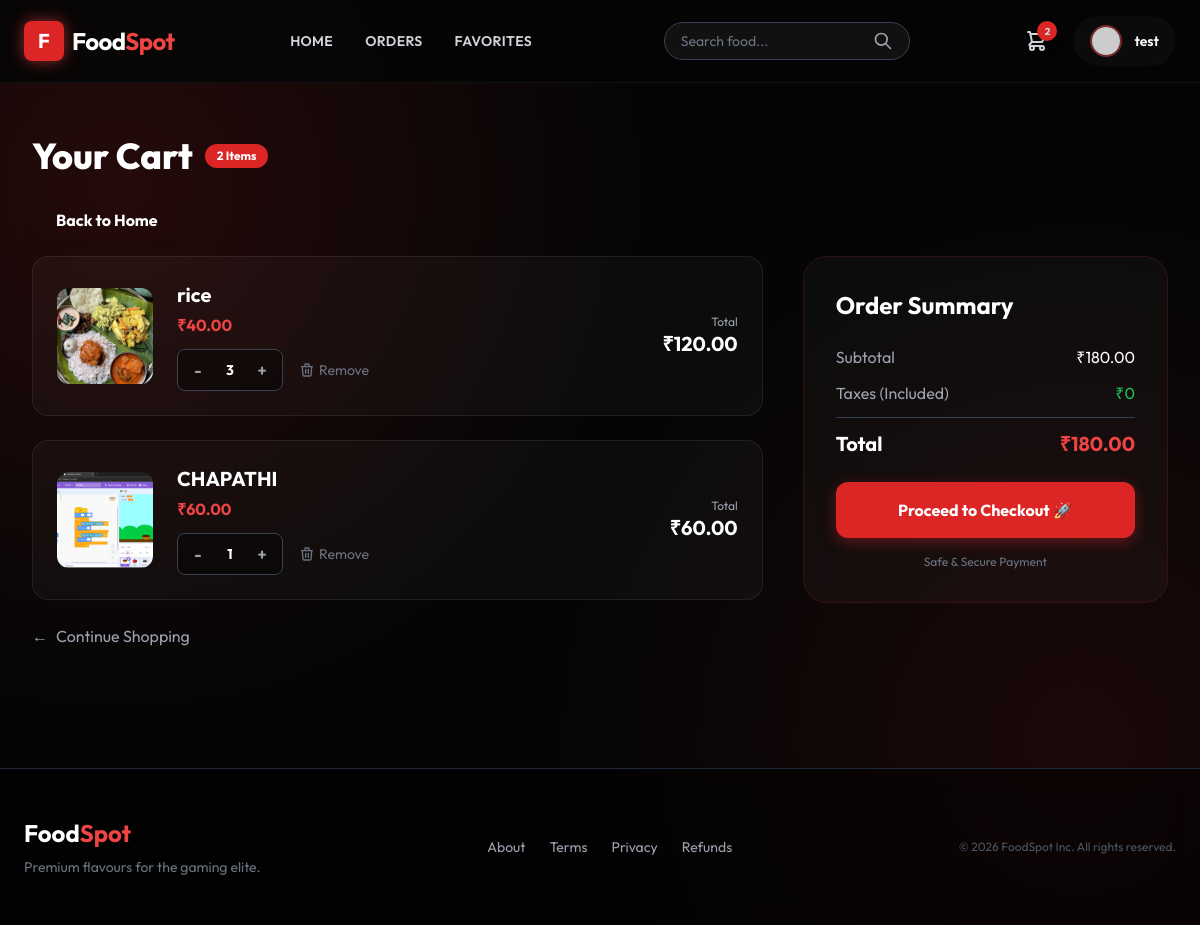
Screenshot of /cart/ (signed in) with the database file from the repository.
### menu/models.py (models this page shows, shortened)
class Cart(models.Model):
    item = models.ForeignKey(Product, on_delete=models.CASCADE)
    user = models.ForeignKey(User, on_delete=models.CASCADE)
    qty = models.IntegerField(null=False, default=1)
    date = models.DateTimeField(auto_now_add=True)
    def total_price(self):
        return self.qty * self.item.selling_price

class Product(models.Model):
    category = models.ForeignKey(Category, on_delete=models.CASCADE)
    name = models.CharField(max_length=150, null=False, blank=False)
    product_image = models.ImageField(upload_to='images', null=True, blank=True)
    quantity = models.IntegerField(null=False, blank=False, default=0)
    original_price = models.DecimalField(max_digits=10, decimal_places=2, null=False)
    selling_price = models.DecimalField(max_digits=10, decimal_places=2, null=False)
    description = models.TextField(max_length=300, null=False)
    is_veg = models.BooleanField(default=False)

### menu/views.py (the view)
# urls.py: path("cart/", CartView.as_view(), name="cart"),
@method_decorator(signin_required, name="dispatch")
@method_decorator(never_cache, name="dispatch")
class CartView(View):
    def get(self, request):
        cart_items = Cart.objects.filter(user=request.user)
        total = sum(item.item.selling_price * item.qty for item in cart_items)
        return render(request, "menu/cart.html", {
            "data": cart_items,
            "total_price": total
        })

### menu/views.py (called while the page is built)
def signin_required(fn):
    def wrapper(request, *args, **kwargs):
        if not request.user.is_authenticated:
            return redirect("login")
        return fn(request, *args, **kwargs)
    return wrapper

### menu/templates/menu/cart.html (shortened to what this page needs)
{% extends 'menu/base.html' %}
{% block content %}
<div class="max-w-6xl mx-auto py-10">
    <div class="flex items-center gap-3 mb-8">
        <h2 class="text-4xl font-extrabold text-white">Your Cart</h2>
        <span class="bg-red-600 text-white text-xs font-bold px-3 py-1 rounded-full">{{ data|length }} Items</span>
    </div>
     <a href="{% url 'home' %}"
            class="bg-white-600 hover:bg-red-700 text-white font-bold py-3 px-6 rounded-full shadow-lg transition transform hover:scale-105">
            Back to Home
        </a>
        <br>
        <br>
    {% if data %}
    <div class="flex flex-col lg:flex-row gap-10">
        <div class="lg:w-2/3 space-y-6">
            {% for item in data %}
            <div class="glass p-6 rounded-2xl flex items-center gap-6 relative group overflow-hidden">
                <div class="w-24 h-24 rounded-xl overflow-hidden flex-shrink-0">
                    {% if item.item.product_image %}
                    <img src="{{ item.item.product_image.url }}" class="w-full h-full object-cover">
                    {% else %}
                    <div class="w-full h-full bg-gray-800 flex items-center justify-center text-xs text-gray-500">No Img
                    </div>
                    {% endif %}
                </div>
                <div class="flex-grow">
                    <h3 class="text-xl font-bold text-white mb-1">{{ item.item.name }}</h3>
                    <p class="text-red-500 font-bold mb-3">₹{{ item.item.selling_price }}</p>
                    <div class="flex items-center gap-4">
                        <div class="flex items-center bg-black/40 rounded-lg p-1 border border-gray-700">
                            <form action="{% url 'decrease_qty' item.id %}" method="POST">
                                <button type="submit"
                                    class="w-8 h-8 flex items-center justify-center text-gray-400 hover:text-white transition font-bold">-</button>
                            </form>
                            <span class="w-8 text-center text-white font-bold text-sm">{{ item.qty }}</span>
                            <form action="{% url 'increase_qty' item.id %}" method="POST">
                                <button type="submit"
                                    class="w-8 h-8 flex items-center justify-center text-gray-400 hover:text-white transition font-bold">+</button>
                            </form>
                        </div>
                        <a href="{% url 'delete_cart' item.id %}"
                            class="text-gray-500 hover:text-red-500 transition text-sm flex items-center gap-1">
                            <svg xmlns="http://www.w3.org/2000/svg" class="h-4 w-4" fill="none" viewBox="0 0 24 24"
                                stroke="currentColor">
                                <path stroke-linecap="round" stroke-linejoin="round" stroke-width="2"
                                    d="M19 7l-.867 12.142A2 2 0 0116.138 21H7.862a2 2 0 01-1.995-1.858L5 7m5 4v6m4-6v6m1-10V4a1 1 0 00-1-1h-4a1 1 0 00-1 1v3M4 7h16" />
                            </svg>
                            Remove
                        </a>
                    </div>
                </div>
                <div class="text-right hidden sm:block">
                    <p class="text-gray-400 text-xs">Total</p>
                    <p class="text-xl font-bold text-white">₹{{ item.total_price }}</p>
                </div>
            </div>
            {% endfor %}
            <a href="{% url 'home' %}"
                class="inline-flex items-center gap-2 text-gray-400 hover:text-white transition mt-4">
                <span>&larr;</span> Continue Shopping
            </a>
        </div>
        <div class="lg:w-1/3">
            <div class="glass p-8 rounded-3xl border border-red-900/30 sticky top-24">
                <h3 class="text-2xl font-bold text-white mb-6">Order Summary</h3>
                <div class="space-y-3 mb-6">
                    <div class="flex justify-between text-gray-400">
                        <span>Subtotal</span>
                        <span class="text-white">₹{{ total_price }}</span>
                    </div>
                    <div class="flex justify-between text-gray-400">
                        <span>Taxes (Included)</span>
                        <span class="text-green-500">₹0</span>
                    </div>
                    <div class="border-t border-gray-700 pt-3 flex justify-between text-xl font-bold text-white">
                        <span>Total</span>
                        <span class="text-red-500">₹{{ total_price }}</span>
                    </div>
                </div>
                <a href="{% url 'checkout' %}"
                    class="block w-full bg-red-600 hover:bg-red-700 text-white font-bold py-4 rounded-xl text-center shadow-[0_4px_14px_0_rgba(220,38,38,0.39)] hover:shadow-[0_6px_20px_rgba(220,38,38,0.23)] hover:-translate-y-0.5 transition ease-in-out">
                    Proceed to Checkout 🚀
                </a>
                <p class="text-center text-gray-500 text-xs mt-4">Safe & Secure Payment</p>
            </div>
        </div>
    </div>
    {% endif %}
</div>
{% endblock %}

### menu/templates/menu/base.html (shortened to what this page needs)
{% load static %}
<!DOCTYPE html>
<html lang="en">
<head>
    <script src="https://cdn.tailwindcss.com"></script>
</head>
<body class="flex flex-col min-h-screen">
    <nav class="glass-nav fixed w-full z-50 transition-all duration-300">
        <div class="max-w-7xl mx-auto px-6 py-4 flex justify-between items-center">
            <a href="{% url 'home' %}" class="flex items-center gap-2 group">
                <div
                    class="w-10 h-10 bg-red-600 rounded-lg flex items-center justify-center transform group-hover:rotate-12 transition duration-300 shadow-[0_0_15px_rgba(239,68,68,0.6)]">
                    <span class="text-white font-bold text-xl">F</span>
                </div>
                <span class="text-2xl font-bold tracking-tight group-hover:text-red-500 transition">Food<span
                        class="text-red-500">Spot</span></span>
            </a>
            {% if user.is_authenticated %}
            <div class="hidden md:flex items-center space-x-8 text-sm font-semibold uppercase tracking-wide">
                <a href="{% url 'home' %}" class="relative group text-gray-300 hover:text-white transition">
                    Home
                </a>
                <a href="{% url 'my_orders' %}" class="relative group text-gray-300 hover:text-white transition">
                    Orders
                </a>
                <a href="{% url 'favorites' %}" class="relative group text-gray-300 hover:text-white transition">
                    Favorites
                </a>
            </div>
            {% endif %}
            {% block search_bar %}
            <form action="{% url 'search' %}" method="GET"
                class="hidden md:flex items-center bg-white/5 border border-gray-700 rounded-full px-4 py-2 ml-4 focus-within:border-red-500/50 focus-within:bg-white/10 transition">
                <input type="text" name="q" placeholder="Search food..."
                    class="bg-transparent border-none text-sm text-white placeholder-gray-500 focus:outline-none w-48">
                <button type="submit" class="text-gray-400 hover:text-white transition">
                    <svg xmlns="http://www.w3.org/2000/svg" class="h-5 w-5" fill="none" viewBox="0 0 24 24"
                        stroke="currentColor">
                        <path stroke-linecap="round" stroke-linejoin="round" stroke-width="2"
                            d="M21 21l-6-6m2-5a7 7 0 11-14 0 7 7 0 0114 0z" />
                    </svg>
                </button>
            </form>
            {% endblock %}
            <div class="flex items-center space-x-6">
                {% if user.is_authenticated %}
                <a href="{% url 'cart' %}" class="relative group text-gray-300 hover:text-white transition">
                    {% if user.cart_set.count > 0 %}
                    <span
                        class="absolute -top-2 -right-2 bg-red-600 text-[10px] w-5 h-5 flex items-center justify-center rounded-full font-bold shadow-lg animate-bounce">
                        {{ user.cart_set.count }}
                    </span>
                    {% endif %}
                </a>
                {% endif %}
                {% if user.is_authenticated %}
                <a href="{% url 'profile' %}"
                    class="flex items-center gap-3 glass px-4 py-2 rounded-full hover:bg-white/10 transition border-transparent hover:border-red-500/30 group">
                    <div
                        class="w-8 h-8 rounded-full overflow-hidden border-2 border-red-500/50 group-hover:border-red-500 transition">
                        {% if user.profile.profile_pic %}
                        <img src="{{ user.profile.profile_pic.url }}" class="w-full h-full object-cover">
                        {% else %}
                        <img src="https://ui-avatars.com/api/?name={{ user.username }}&background=1f2937&color=fff"
                            class="w-full h-full object-cover">
                        {% endif %}
                    </div>
                    <span class="hidden md:block font-semibold text-sm">{{ user.username }}</span>
                </a>
                {% else %}
                <a href="{% url 'login' %}"
                    class="bg-red-600 hover:bg-red-700 text-white text-sm font-bold px-6 py-2.5 rounded-full shadow-[0_4px_14px_0_rgba(220,38,38,0.39)] hover:shadow-[0_6px_20px_rgba(220,38,38,0.23)] hover:-translate-y-0.5 transition ease-in-out">
                    Login
                </a>
                {% endif %}
            </div>
        </div>
    </nav>
    <main class="flex-grow pt-24 px-4 sm:px-6 lg:px-8 max-w-7xl mx-auto w-full fade-in">
        {% block content %}
        {% endblock %}
    </main>
    <footer class="mt-20 border-t border-gray-800 bg-black/50 backdrop-blur-md">
        <div class="max-w-7xl mx-auto py-12 px-6">
            <div class="flex flex-col md:flex-row justify-between items-center gap-6">
                <div class="text-center md:text-left">
                    <h3 class="text-2xl font-bold text-white mb-2">Food<span class="text-red-500">Spot</span></h3>
                    <p class="text-gray-500 text-sm">Premium flavours for the gaming elite.</p>
                </div>
                <div class="flex space-x-6 text-sm text-gray-400">
                    <a href="{% url 'about_us' %}" class="hover:text-red-500 transition">About</a>
                    <a href="{% url 'terms' %}" class="hover:text-red-500 transition">Terms</a>
                    <a href="{% url 'privacy' %}" class="hover:text-red-500 transition">Privacy</a>
                    <a href="{% url 'refund' %}" class="hover:text-red-500 transition">Refunds</a>
                </div>
                <p class="text-gray-600 text-xs">© 2026 FoodSpot Inc. All rights reserved.</p>
            </div>
        </div>
    </footer>
</body>
</html>

### menu/templates/menu/base.html (style rules this page uses)
body { font-family: 'Outfit', sans-serif; background-color: #050505; background-image: radial-gradient(circle at 10% 20%, rgba(220, 38, 38, 0.15) 0%, transparent 40%), radial-gradient(circle at 90% 80%, rgba(220, 38, 38, 0.1) 0%, transparent 40%); color: #fff; overflow-x: hidden; }
.glass { background: rgba(255, 255, 255, 0.03); backdrop-filter: blur(16px); -webkit-backdrop-filter: blur(16px); border: 1px solid rgba(255, 255, 255, 0.08); }
.glass-nav { background: rgba(5, 5, 5, 0.85); backdrop-filter: blur(20px); border-bottom: 1px solid rgba(255, 255, 255, 0.05); }
.fade-in { animation: fadeIn 0.6s ease-out forwards; opacity: 0; transform: translateY(10px); }

### rows the page displays
Cart: item.product_image (picture), item.name "rice", item.selling_price "40.00", qty "3", total_price "120.00"
Cart: item.product_image (picture), item.name "CHAPATHI", item.selling_price "60.00", qty "1", total_price "60.00"

### other values shown
{{ user.cart_set.count }} "2"
{{ user.username }} "test"
{{ data|length }} "2"
{{ total_price }} "180.00"
